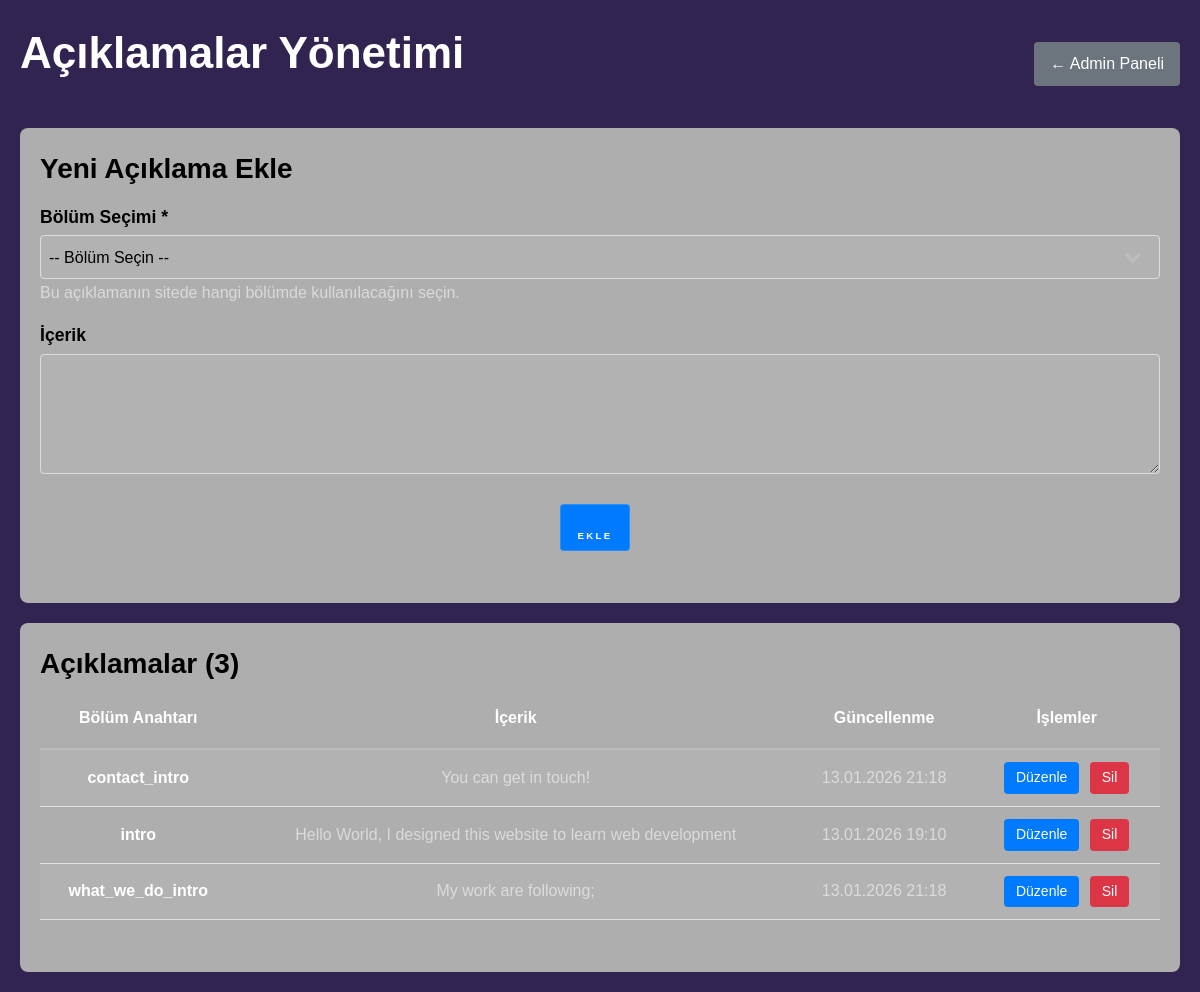
Screenshot of /admin/descriptions.php (signed in) with the database file from the repository.
### tables this page shows
CREATE TABLE `descriptions` (
  `id` int(11) NOT NULL,
  `section_key` varchar(255) NOT NULL,
  `content` text DEFAULT NULL,
  `created_at` datetime DEFAULT current_timestamp(),
  `updated_at` datetime DEFAULT current_timestamp() ON UPDATE current_timestamp()
);

### admin/descriptions.php (the view, shortened to what this page needs)
<?php
require_once '../config.php';
try {
    $stmt = $pdo->query("SELECT * FROM descriptions ORDER BY section_key ASC");
    $descriptions = $stmt->fetchAll();
} catch (PDOException $e) {
    $descriptions = [];
    $message = 'Veri çekme hatası: ' . $e->getMessage();
    $message_type = 'error';
}
$edit_item = null;
?>
<!DOCTYPE html>
<html lang="tr">
<head>
    <link rel="stylesheet" href="../assets/css/main.css">
    <link rel="stylesheet" href="admin.css">
</head>
<body>
    <div class="admin-container">
        <div class="admin-header flex">
            <h1>Açıklamalar Yönetimi</h1>
            <a href="index.php" class="btn btn-secondary">← Admin Paneli</a>
        </div>
        <div class="form-container">
            <h2><?php echo $edit_item ? 'Açıklama Düzenle' : 'Yeni Açıklama Ekle'; ?></h2>
            <form method="post" action="">
                <div class="form-group">
                    <label for="section_key">Bölüm Seçimi *</label>
                    <select id="section_key" name="section_key" required onchange="updateCustomInput()">
                        <option value="">-- Bölüm Seçin --</option>
                    </select>
                    <small>Bu açıklamanın sitede hangi bölümde kullanılacağını seçin.</small>
                </div>
                <div class="form-group">
                    <label for="content">İçerik</label>
                    <textarea id="content" name="content" class="tall"><?php echo htmlspecialchars($edit_item['content'] ?? ''); ?></textarea>
                </div>
                <div class="form-group">
                    <button type="submit" name="<?php echo $edit_item ? 'update' : 'create'; ?>" class="btn <?php echo $edit_item ? 'btn-success' : 'btn-primary'; ?>">
                        <?php echo $edit_item ? 'Güncelle' : 'Ekle'; ?>
                    </button>
                </div>
            </form>
        </div>
        <div class="table-container">
            <h2>Açıklamalar (<?php echo count($descriptions); ?>)</h2>
            <?php if (empty($descriptions)): ?>
                <p>Henüz açıklama eklenmemiş.</p>
            <?php else: ?>
                <table>
                    <thead>
                        <tr>
                            <th>Bölüm Anahtarı</th>
                            <th>İçerik</th>
                            <th>Güncellenme</th>
                            <th>İşlemler</th>
                        </tr>
                    </thead>
                    <tbody>
                        <?php foreach ($descriptions as $desc): ?>
                            <tr>
                                <td><strong><?php echo htmlspecialchars($desc['section_key']); ?></strong></td>
                                <td><?php echo htmlspecialchars(substr($desc['content'] ?? '', 0, 100)) . (strlen($desc['content'] ?? '') > 100 ? '...' : ''); ?></td>
                                <td><?php echo date('d.m.Y H:i', strtotime($desc['updated_at'])); ?></td>
                                <td class="actions">
                                    <a href="?edit=<?php echo $desc['id']; ?>" class="btn btn-primary btn-sm">Düzenle</a>
                                    <a href="?delete=<?php echo $desc['id']; ?>" class="btn btn-danger btn-sm"
                                       onclick="return confirm('Bu açıklamayı silmek istediğinizden emin misiniz?')">Sil</a>
                                </td>
                            </tr>
                        <?php endforeach; ?>
                    </tbody>
                </table>
            <?php endif; ?>
        </div>
    </div>
</body>
</html>

### admin/admin.css (style rules this page uses)
.admin-header { background: #333; color: white; padding: 20px; text-align: center; position: relative; }
.admin-header.flex { display: flex; justify-content: space-between; align-items: center; background: transparent; color: #333; padding: 0; margin-bottom: 20px; }
.admin-container { max-width: 1200px; margin: 20px auto; padding: 0 20px; }
.form-container, .table-container { background: #aeaeae; padding: 20px; border-radius: 8px; margin-bottom: 20px; }
.form-container h2, .table-container h2 { color: black; }
.table-container thead th { background: #aeaeae; }
.form-group { margin-bottom: 15px; }
.form-group label { color: black; display: block; margin-bottom: 5px; font-weight: bold; }
.form-group input, .form-group textarea, .form-group select { width: 100%; color: black; padding: 8px; border: 1px solid #ddd; border-radius: 4px; }
.form-group textarea { height: 250px; resize: vertical; }
.form-group textarea.tall { height: 120px; }
.form-group button, .form-group .btn { margin-right: 10px; }
.form-group:last-child { text-align: center; }
.btn { padding: 8px 16px; border: none; border-radius: 4px; cursor: pointer; text-decoration: none; display: inline-block; transition: opacity 0.2s; text-align: center; }
.btn-primary { background: #007bff; color: white; }
.btn-danger { background: #dc3545; color: white; }
.btn-secondary { background: #6c757d; color: white; }
.btn-sm { padding: 6px 12px; font-size: 14px; }
table { width: 100%; border-collapse: collapse; margin-top: 10px; }
th, td { padding: 12px; text-align: left; border-bottom: 1px solid #dee2e6; vertical-align: middle; }
th { background: #f8f9fa; font-weight: bold; text-align: center; vertical-align: middle; height: 50px; padding: 12px; line-height: 1.4; }
td { vertical-align: middle; height: 50px; line-height: 1.4; }
.table-container table tbody td { text-align: center; }
.table-container table tbody td:first-child { text-align: center; }
.table-container table tbody td:nth-child(2), .table-container table tbody td:nth-child(3), .table-container table tbody td:nth-child(4) { text-align: center; }
.actions { white-space: nowrap; text-align: center !important; vertical-align: middle !important; }
.actions a { margin: 0 3px; }

### rows the page displays
descriptions: section_key "contact_intro", content "You can get in touch!", updated_at "13.01.2026 21:18"
descriptions: section_key "intro", content "Hello World, I designed this website to learn web development", updated_at "13.01.2026 19:10"
descriptions: section_key "what_we_do_intro", content "My work are following;", updated_at "13.01.2026 21:18"

### other values shown
count($descriptions) "3"
